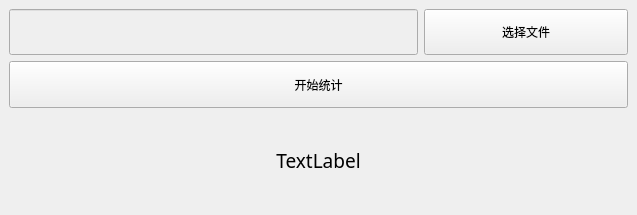
<?xml version="1.0" encoding="UTF-8"?>
<ui version="4.0">
 <class>MainWindow</class>
 <widget class="QMainWindow" name="MainWindow">
  <property name="geometry">
   <rect>
    <x>0</x>
    <y>0</y>
    <width>637</width>
    <height>215</height>
   </rect>
  </property>
  <property name="cursor">
   <cursorShape>ArrowCursor</cursorShape>
  </property>
  <property name="windowTitle">
   <string>文本行数统计器</string>
  </property>
  <property name="layoutDirection">
   <enum>Qt::LeftToRight</enum>
  </property>
  <widget class="QWidget" name="centralwidget">
   <layout class="QGridLayout" name="gridLayout_2">
    <item row="0" column="0">
     <layout class="QGridLayout" name="gridLayout">
      <item row="0" column="0">
       <layout class="QVBoxLayout" name="verticalLayout" stretch="1,1,2">
        <item>
         <layout class="QHBoxLayout" name="horizontalLayout" stretch="2,1">
          <item>
           <widget class="QLineEdit" name="dir_str">
            <property name="enabled">
             <bool>false</bool>
            </property>
            <property name="sizePolicy">
             <sizepolicy hsizetype="Preferred" vsizetype="Preferred">
              <horstretch>0</horstretch>
              <verstretch>0</verstretch>
             </sizepolicy>
            </property>
           </widget>
          </item>
          <item>
           <widget class="QPushButton" name="selectDir">
            <property name="sizePolicy">
             <sizepolicy hsizetype="Preferred" vsizetype="Preferred">
              <horstretch>0</horstretch>
              <verstretch>0</verstretch>
             </sizepolicy>
            </property>
            <property name="text">
             <string>选择文件</string>
            </property>
           </widget>
          </item>
         </layout>
        </item>
        <item>
         <widget class="QPushButton" name="sumstart">
          <property name="sizePolicy">
           <sizepolicy hsizetype="Preferred" vsizetype="Preferred">
            <horstretch>0</horstretch>
            <verstretch>0</verstretch>
           </sizepolicy>
          </property>
          <property name="text">
           <string>开始统计</string>
          </property>
         </widget>
        </item>
        <item>
         <widget class="QLabel" name="rows_num">
          <property name="sizePolicy">
           <sizepolicy hsizetype="Preferred" vsizetype="Preferred">
            <horstretch>0</horstretch>
            <verstretch>0</verstretch>
           </sizepolicy>
          </property>
          <property name="font">
           <font>
            <family>黑体</family>
            <pointsize>14</pointsize>
            <weight>50</weight>
            <bold>false</bold>
           </font>
          </property>
          <property name="text">
           <string>TextLabel</string>
          </property>
          <property name="alignment">
           <set>Qt::AlignCenter</set>
          </property>
         </widget>
        </item>
       </layout>
      </item>
     </layout>
    </item>
   </layout>
  </widget>
 </widget>
 <resources/>
 <connections/>
</ui>
